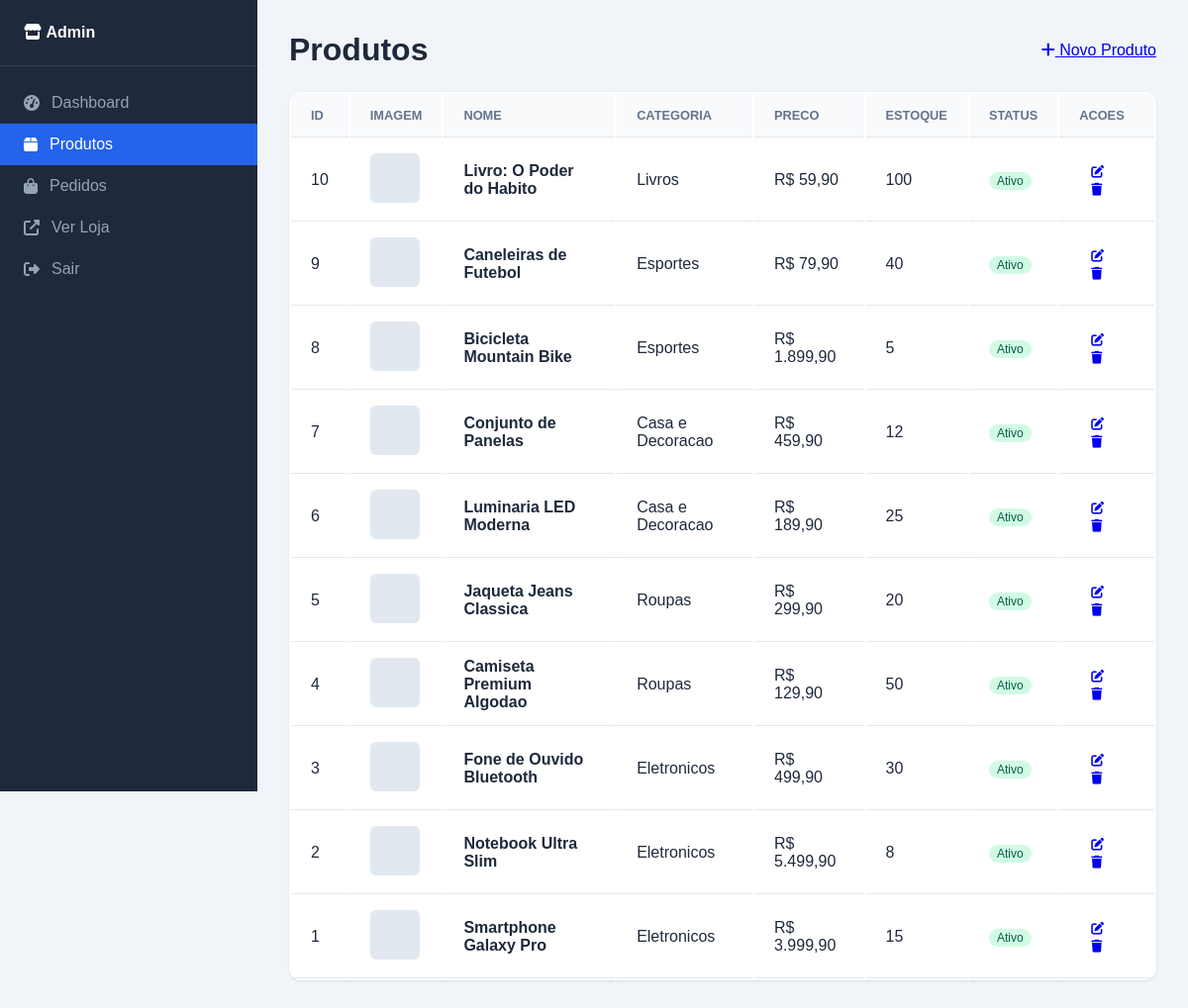
Screenshot of /admin/produtos.php (signed in) with the database file from the repository.
### tables this page shows
CREATE TABLE produtos (
    id INT AUTO_INCREMENT PRIMARY KEY,
    categoria_id INT,
    nome VARCHAR(200) NOT NULL,
    slug VARCHAR(200) NOT NULL UNIQUE,
    descricao_curta VARCHAR(255),
    descricao TEXT,
    preco DECIMAL(10,2) NOT NULL,
    preco_promocional DECIMAL(10,2) DEFAULT NULL,
    estoque INT DEFAULT 0,
    imagem VARCHAR(255) DEFAULT 'sem-imagem.jpg',
    destaque TINYINT(1) DEFAULT 0,
    ativo TINYINT(1) DEFAULT 1,
    created_at TIMESTAMP DEFAULT CURRENT_TIMESTAMP,
    updated_at TIMESTAMP DEFAULT CURRENT_TIMESTAMP ON UPDATE CURRENT_TIMESTAMP,
    FOREIGN KEY (categoria_id) REFERENCES categorias(id)
);

CREATE TABLE categorias (
    id INT AUTO_INCREMENT PRIMARY KEY,
    nome VARCHAR(100) NOT NULL,
    slug VARCHAR(100) NOT NULL UNIQUE,
    descricao TEXT,
    ativo TINYINT(1) DEFAULT 1,
    created_at TIMESTAMP DEFAULT CURRENT_TIMESTAMP
);

### admin/produtos.php (the view, shortened to what this page needs)
<?php
require_once '../config/conexao.php';
$produtos = $pdo->query("SELECT p.*, c.nome as categoria_nome FROM produtos p LEFT JOIN categorias c ON p.categoria_id = c.id ORDER BY p.id DESC")->fetchAll();
?>
<!DOCTYPE html>
<html lang="pt-BR">
<head>
    <link rel="stylesheet" href="../assets/css/style.css">
    <link rel="stylesheet" href="https://cdnjs.cloudflare.com/ajax/libs/font-awesome/6.4.0/css/all.min.css">
</head>
<body class="admin-body">
    <aside class="admin-sidebar">
        <div class="logo"><i class="fas fa-store"></i> <strong>Admin</strong></div>
        <nav>
            <a href="index.php"><i class="fas fa-tachometer-alt"></i> Dashboard</a>
            <a href="produtos.php" class="active"><i class="fas fa-box"></i> Produtos</a>
            <a href="pedidos.php"><i class="fas fa-shopping-bag"></i> Pedidos</a>
            <a href="../index.php" target="_blank"><i class="fas fa-external-link-alt"></i> Ver Loja</a>
            <a href="../logout.php"><i class="fas fa-sign-out-alt"></i> Sair</a>
        </nav>
    </aside>
    <main class="admin-main">
        <div style="display:flex;justify-content:space-between;align-items:center;margin-bottom:24px">
            <h1>Produtos</h1>
            <a href="#" class="btn btn-primary"><i class="fas fa-plus"></i> Novo Produto</a>
        </div>
        <table class="admin-table">
            <thead><tr><th>ID</th><th>Imagem</th><th>Nome</th><th>Categoria</th><th>Preco</th><th>Estoque</th><th>Status</th><th>Acoes</th></tr></thead>
            <tbody>
                <?php foreach ($produtos as $prod): ?>
                <tr>
                    <td><?php echo $prod['id']; ?></td>
                    <td><img src="../assets/imagens/<?php echo $prod['imagem']; ?>" onerror="this.src='../assets/imagens/sem-imagem.jpg'"></td>
                    <td><strong><?php echo htmlspecialchars($prod['nome']); ?></strong></td>
                    <td><?php echo $prod['categoria_nome'] ?? '-'; ?></td>
                    <td>R$ <?php echo number_format($prod['preco'], 2, ',', '.'); ?></td>
                    <td><?php echo $prod['estoque']; ?></td>
                    <td><?php if ($prod['ativo']): ?><span class="badge-ativo">Ativo</span><?php else: ?><span class="badge-inativo">Inativo</span><?php endif; ?></td>
                    <td><a href="#" class="btn btn-primary btn-sm"><i class="fas fa-edit"></i></a> <a href="#" class="btn btn-danger-outline btn-sm"><i class="fas fa-trash"></i></a></td>
                </tr>
                <?php endforeach; ?>
            </tbody>
        </table>
    </main>
</body>
</html>

### assets/css/style.css (style rules this page uses)
* { margin:0;padding:0;box-sizing:border-box }
body { font-family:sans-serif;background:#f8fafc;color:#1e293b }

### admin/produtos.php (style rules this page uses)
.admin-body { background:#f1f5f9 }
.admin-sidebar { width:260px;background:#1e293b;color:white;position:fixed;height:100vh;padding:24px 0 }
.admin-sidebar .logo { padding:0 24px 24px;border-bottom:1px solid #334155;margin-bottom:16px }
.admin-sidebar nav a { display:flex;align-items:center;gap:12px;padding:12px 24px;color:#94a3b8;text-decoration:none;transition:all .2s }
.admin-sidebar nav a:hover,.admin-sidebar nav a.active { background:#2563eb;color:white }
.admin-main { margin-left:260px;padding:32px }
.admin-table { width:100%;background:white;border-radius:12px;overflow:hidden;box-shadow:0 1px 3px rgba(0,0,0,0.1) }
.admin-table th,.admin-table td { padding:14px 20px;text-align:left;border-bottom:1px solid #e2e8f0 }
.admin-table th { background:#f8fafc;font-size:.8rem;text-transform:uppercase;color:#64748b;font-weight:700 }
.admin-table img { width:50px;height:50px;object-fit:cover;border-radius:6px }
.btn-sm { padding:6px 12px;font-size:.8rem }
.badge-ativo { background:#d1fae5;color:#065f46;padding:2px 8px;border-radius:12px;font-size:.75rem }

### rows the page displays
produtos: id "10", nome "Livro: O Poder do Habito", categoria.nome "Livros", preco "59,90", estoque "100", ativo "Ativo"
produtos: id "9", nome "Caneleiras de Futebol", categoria.nome "Esportes", preco "79,90", estoque "40", ativo "Ativo"
produtos: id "8", nome "Bicicleta Mountain Bike", categoria.nome "Esportes", preco "1.899,90", estoque "5", ativo "Ativo"
produtos: id "7", nome "Conjunto de Panelas", categoria.nome "Casa e Decoracao", preco "459,90", estoque "12", ativo "Ativo"
produtos: id "6", nome "Luminaria LED Moderna", categoria.nome "Casa e Decoracao", preco "189,90", estoque "25", ativo "Ativo"
produtos: id "5", nome "Jaqueta Jeans Classica", categoria.nome "Roupas", preco "299,90", estoque "20", ativo "Ativo"
produtos: id "4", nome "Camiseta Premium Algodao", categoria.nome "Roupas", preco "129,90", estoque "50", ativo "Ativo"
produtos: id "3", nome "Fone de Ouvido Bluetooth", categoria.nome "Eletronicos", preco "499,90", estoque "30", ativo "Ativo"
produtos: id "2", nome "Notebook Ultra Slim", categoria.nome "Eletronicos", preco "5.499,90", estoque "8", ativo "Ativo"
produtos: id "1", nome "Smartphone Galaxy Pro", categoria.nome "Eletronicos", preco "3.999,90", estoque "15", ativo "Ativo"
